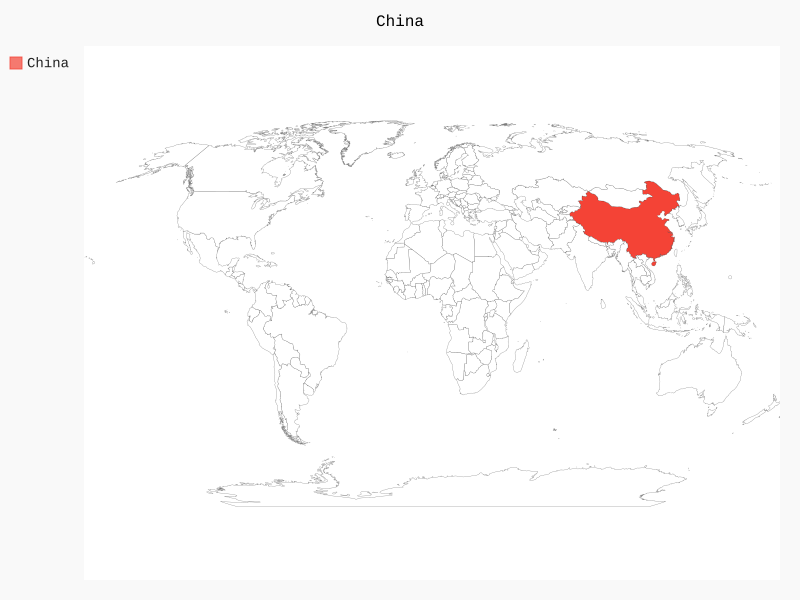

Python code for this plot:
import pygal.maps.world
wm=pygal.maps.world.World()
wm.title='China'
wm.add('China',['cn'])
wm.render_to_file('china.svg')
